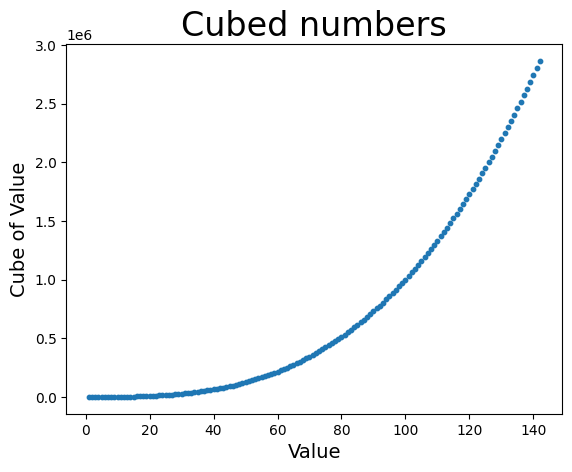

Recreate this plot in Python.
import matplotlib.pyplot as plt

fig, ax = plt.subplots()


while True:
    x_value = input("Please enter a value to be cubed:")
    
    try:
        x_number = int(x_value)
        
    except:
        print("Please enter a numeric digit that is below 1,000,000.")
        continue
    
    if x_number > 1_000_000:
        print("Please enter a number smaller than 1,000,000.")
        continue
    
    break


x_values = range(1, int(x_value))
y_values = [x**3 for x in x_values]


ax.scatter(x_values, y_values, s=10)

ax.set_title("Cubed numbers", fontsize=24)
ax.set_xlabel("Value", fontsize=14)
ax.set_ylabel("Cube of Value", fontsize=14)

plt.show()
